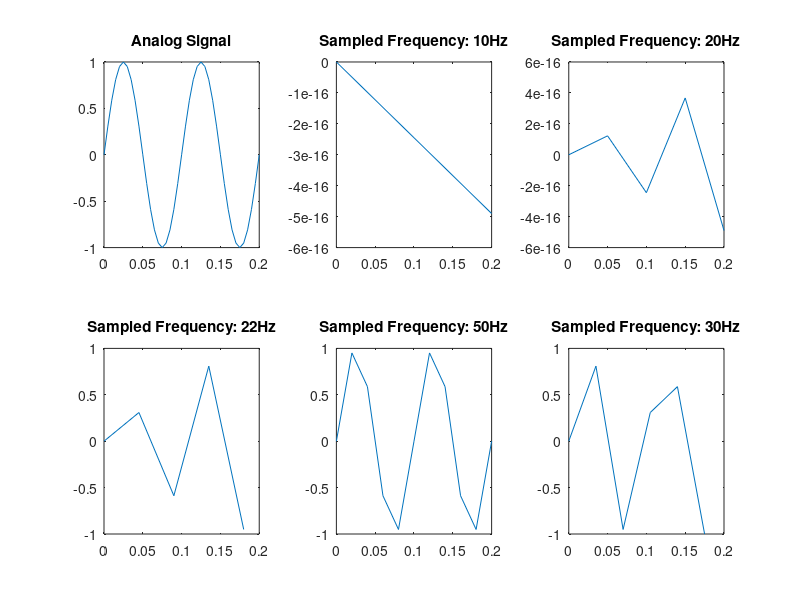

Source code (MATLAB):
clc;
close all;
clear all;
t=0:.005:.2;
length(t)
xa=sin(2*pi*10*t);
subplot(2,3,1),plot(t, xa);
title('Analog Signal');
F=[10 20 22 50 30];
length(xa)
for i=1:5
    Fs=F(i);
    j=1;
    xs=[];
    Ts=[];
    for p=1:round((length(t)-1)/((max(t)-min(t))*Fs)):length(xa)
        xs(j)=xa(p);
        Ts(j)=t(p);
        j=j+1;
    end

    subplot(2,3,i+1), plot(Ts,xs);
    title(['Sampled Frequency: ',num2str(F(i)), 'Hz']);

end
